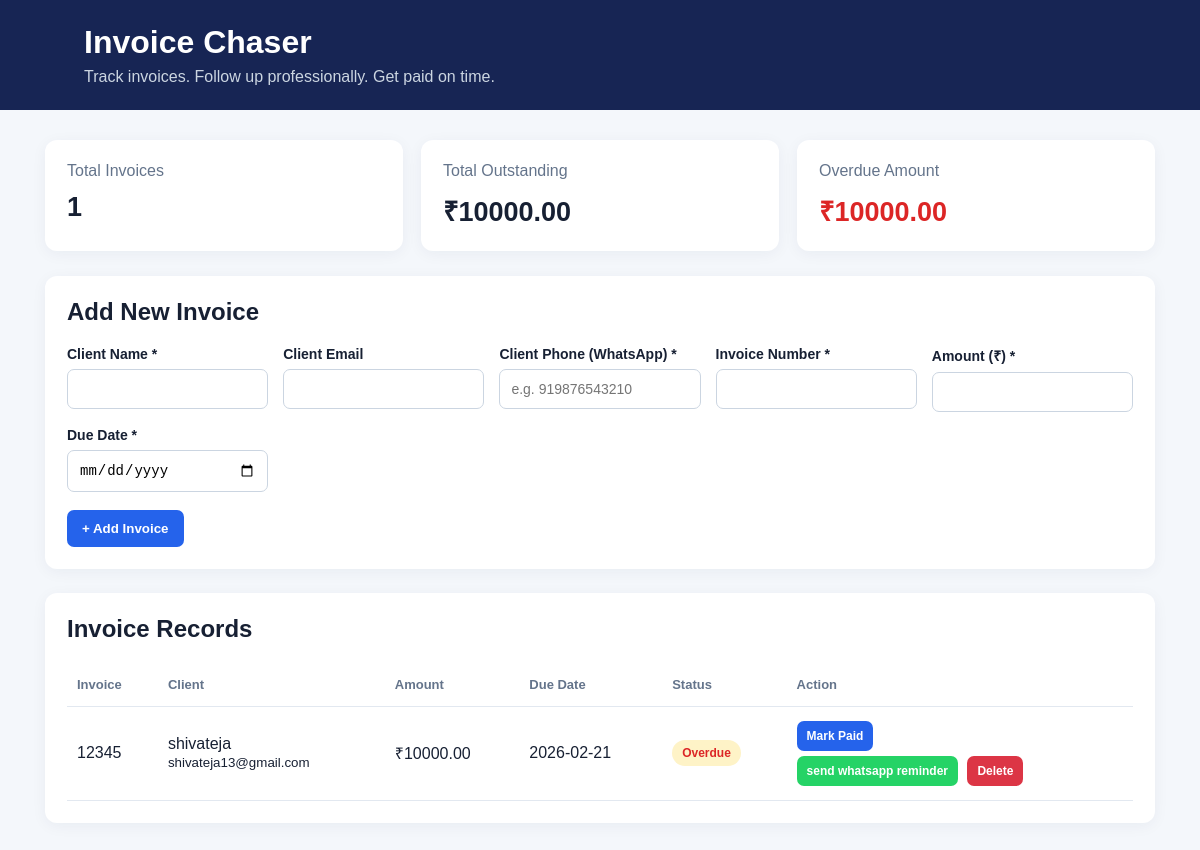
The page / on the database its author committed.
### main.py (models this page shows)
class Invoice(Base):
    __tablename__ = "invoices"
    id = Column(Integer, primary_key=True, index=True)
    client_name = Column(String(120), nullable=False)
    client_email = Column(String(200), default="")
    invoice_number = Column(String(80), unique=True, nullable=False)
    amount = Column(Float, nullable=False)
    phone = Column(String, nullable=True)
    due_date = Column(Date, nullable=False)
    status = Column(String(20), default="Unpaid")

### main.py (the view)
@app.get("/", response_class=HTMLResponse)
def home(request: Request):
    db = SessionLocal()
    try:
        invoices = db.query(Invoice).order_by(Invoice.due_date).all()
        today = date.today()
        for invoice in invoices:
            invoice.is_overdue = (
                invoice.status != "Paid" and invoice.due_date < today
            )
        total_unpaid = sum(
            inv.amount for inv in invoices if inv.status != "Paid"
        )
        total_overdue = sum(
            inv.amount for inv in invoices
            if inv.status != "Paid" and inv.due_date < today
        )
        return templates.TemplateResponse(
            request=request,
            name="index.html",
            context={
                "invoices": invoices,
                "total_unpaid": total_unpaid,
                "total_overdue": total_overdue,
                "today": today,
            },
        )
    finally:
        db.close()

### templates/index.html (shortened to what this page needs)
<!DOCTYPE html>
<html lang="en">
<head>
</head>
<body>
    <header>
        <h1>Invoice Chaser</h1>
        <p>Track invoices. Follow up professionally. Get paid on time.</p>
    </header>
    <main>
        <section class="stats">
            <div class="card">
                <p>Total Invoices</p>
                <h2>{{ invoices | length }}</h2>
            </div>
            <div class="card">
                <p>Total Outstanding</p>
                <h2>₹{{ "%.2f"|format(total_unpaid) }}</h2>
            </div>
            <div class="card">
                <p>Overdue Amount</p>
                <h2 class="overdue">₹{{ "%.2f"|format(total_overdue) }}</h2>
            </div>
        </section>
        <section class="panel">
            <h2>Add New Invoice</h2>
            <form action="/add" method="post">
                <div class="form-grid">
                    <div>
                        <label for="client_name">Client Name *</label>
                        <input id="client_name" name="client_name"
                               maxlength="120" required>
                    </div>
                    <div>
                        <label for="client_email">Client Email</label>
                        <input id="client_email" name="client_email"
                               type="email" maxlength="200">
                    </div>
                    <div class="form-group">
                        <label>Client Phone (WhatsApp) *</label>
                        <input type="text" name="phone" placeholder="e.g. 919876543210" required>
                    </div>
                    <div>
                        <label for="invoice_number">Invoice Number *</label>
                        <input id="invoice_number" name="invoice_number"
                               maxlength="80" required>
                    </div>
                    <div>
                        <label for="amount">Amount (₹) *</label>
                        <input id="amount" name="amount" type="number"
                               min="0.01" step="0.01" required>
                    </div>
                    <div>
                        <label for="due_date">Due Date *</label>
                        <input id="due_date" name="due_date"
                               type="date" required>
                    </div>
                </div>
                <div class="submit-row">
                    <button type="submit">+ Add Invoice</button>
                </div>
            </form>
        </section>
        <section class="panel">
            <h2>Invoice Records</h2>
            {% if invoices %}
            <div class="table-wrap">
                <table>
                    <thead>
                        <tr>
                            <th>Invoice</th>
                            <th>Client</th>
                            <th>Amount</th>
                            <th>Due Date</th>
                            <th>Status</th>
                            <th>Action</th>
                        </tr>
                    </thead>
                    <tbody>
                        {% for invoice in invoices %}
                        <tr>
                            <td>{{ invoice.invoice_number }}</td>
                            <td>
                                {{ invoice.client_name }}
                                {% if invoice.client_email %}
                                <br>
                                <small>{{ invoice.client_email }}</small>
                                {% endif %}
                            </td>
                            <td>₹{{ "%.2f"|format(invoice.amount) }}</td>
                            <td>{{ invoice.due_date }}</td>
                            <td>
                                {% if invoice.status == "Paid" %}
                                <span class="status paid">Paid</span>
                                {% elif invoice.is_overdue %}
                                <span class="status overdue">Overdue</span>
                                {% else %}
                                <span class="status">Unpaid</span>
                                {% endif %}
                            </td>
                            <td>
                                {% if invoice.status != "Paid" %}
                                <form action="/mark-paid/{{ invoice.id }}"
                                      method="post">
                                    <button class="small-button" type="submit">
                                        Mark Paid
                                    </button>
                                </form>
                                 <button onclick="generateReminder({{ invoice.id }})" class="small-button" style="margin-top: 5px; background-color: #25D366; color: white;">
                                    send whatsapp reminder
                                 </button>
                                {% else %}
                                <span class="text-gray-400">-</span>
                                {% endif %}
                                <form action="/delete-invoice/{{ invoice.id }}" method="post" style="display:inline; margin-left: 5px;" onsubmit="return confirm('Are you sure you want to delete this invoice?');">
                                    <button class="small-button" type="submit" style="background-color: #dc3545; color: white;">Delete</button>
                                </form>
                            </td>
                        </tr>
                        {% endfor %}
                    </tbody>
                </table>
            </div>
            {% else %}
            <p class="empty">
                No invoices yet. Add your first invoice above.
            </p>
            {% endif %}
        </section>
    </main>
</body>
</html>

### templates/index.html (style rules this page uses)
* { box-sizing: border-box; }
body { margin: 0; font-family: Arial, sans-serif; background: #f4f7fb; color: #172033; }
header { background: #172554; color: white; padding: 24px 7%; }
header h1 { margin: 0 0 7px; }
header p { margin: 0; color: #cbd5e1; }
main { max-width: 1150px; margin: 30px auto; padding: 0 20px; }
.stats { display: grid; grid-template-columns: repeat(auto-fit, minmax(210px, 1fr)); gap: 18px; margin-bottom: 25px; }
.card, .panel { background: white; border-radius: 12px; padding: 22px; box-shadow: 0 3px 15px #1725540d; }
.card p { margin: 0 0 12px; color: #64748b; }
.card h2 { margin: 0; font-size: 27px; }
.panel { margin-bottom: 24px; }
.panel h2 { margin-top: 0; }
.form-grid { display: grid; grid-template-columns: repeat(auto-fit, minmax(190px, 1fr)); gap: 15px; }
label { display: block; font-size: 14px; font-weight: bold; margin-bottom: 7px; }
input { width: 100%; padding: 11px; border: 1px solid #cbd5e1; border-radius: 7px; font-size: 14px; }
button { border: 0; border-radius: 7px; padding: 11px 15px; background: #2563eb; color: white; cursor: pointer; font-weight: bold; }
.submit-row { margin-top: 18px; }
.table-wrap { overflow-x: auto; }
table { width: 100%; border-collapse: collapse; min-width: 750px; }
th, td { text-align: left; padding: 14px 10px; border-bottom: 1px solid #e2e8f0; }
th { color: #64748b; font-size: 13px; }
.status { display: inline-block; border-radius: 20px; padding: 6px 10px; background: #fef3c7; color: #92400e; font-size: 12px; font-weight: bold; }
.overdue { color: #dc2626; font-weight: bold; }
.small-button { padding: 8px 10px; font-size: 12px; }

### rows shown on the page
Invoice: invoice_number "12345", client_name "shivateja", client_email "shivateja13@gmail.com", amount "10000.00", due_date "2026-02-21", status "Overdue"

### other values the page prints
{{ invoices | length }} "1"
{{ "%.2f"|format(total_unpaid) }} "10000.00"
{{ "%.2f"|format(total_overdue) }} "10000.00"
